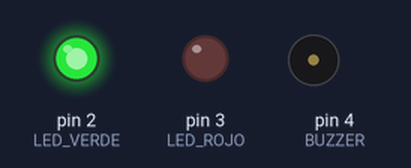
Recording of a sketch running on a simulated Arduino Uno, built with avr-gcc and run on an emulated ATmega328P. Shown: output pins drawn as LEDs (lit = HIGH), buzzer (waves = sounding).

Above: at 2.5 s.
At 7.6 s:
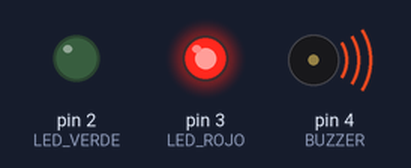
At 12.8 s:
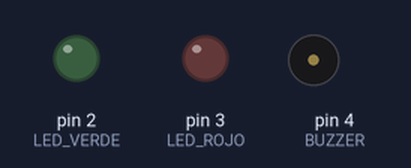
Timing chart, 0 to 16.9 s (numbered marks = the images above):
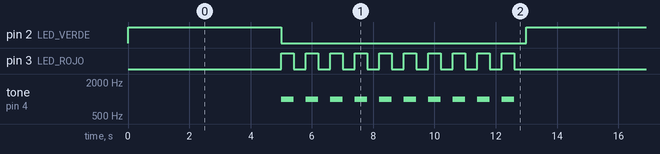

The sketch:

code.ino
```cpp
const int LED_VERDE = 2;
const int LED_ROJO  = 3;
const int BUZZER    = 4;

void setup() {
  pinMode(LED_VERDE, OUTPUT);
  pinMode(LED_ROJO,  OUTPUT);
  pinMode(BUZZER,    OUTPUT);

  digitalWrite(LED_VERDE, HIGH);
  digitalWrite(LED_ROJO,  LOW);
  digitalWrite(BUZZER,    LOW);
}

void loop() {
  digitalWrite(LED_VERDE, HIGH);
  digitalWrite(LED_ROJO,  LOW);
  noTone(BUZZER);
  delay(5000);

  digitalWrite(LED_VERDE, LOW);

  for (int i = 0; i < 10; i++) {
    digitalWrite(LED_ROJO, HIGH);
    tone(BUZZER, 1000);
    delay(400);

    digitalWrite(LED_ROJO, LOW);
    noTone(BUZZER);
    delay(400);
  }
}
```

Measured:
- by itself, pin 2 (LED_VERDE): alternates HIGH for 5.0 s and LOW for 8.0 s
- by itself, pin 3 (LED_ROJO): repeats every 13.0 s: 9 × (LOW 0.40 s, HIGH 0.40 s), LOW 5.4 s, HIGH 0.40 s
- by itself, tone on pin 4 (BUZZER): repeats every 13.0 s: 9 × (silent 0.40 s, 1000 Hz 0.40 s), silent 5.4 s, 1000 Hz 0.40 s
